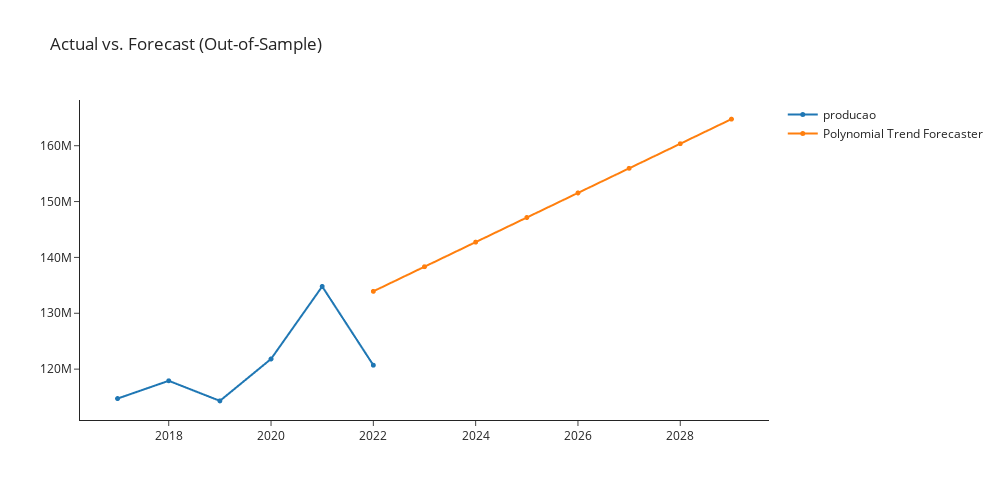

Notebook cell for this chart:
### Markdown cell above
## ets

### Code cell
ets = exp.create_model('ets')
exp.plot_model(plot = 'decomp', 
               data_kwargs = {'type' : 'multiplicative'},
               fig_kwargs = {"height":500,"width":1000,"template": "simple_white","hoverinfo":"none","big_data_threshold":10})
exp.plot_model(estimator = ets, 
               plot = 'forecast', 
               data_kwargs = {'fh' : 8},
               fig_kwargs = {"height":500,"width":1000,"template": "simple_white","hoverinfo":"none","big_data_threshold":10})

### Figure 1 — Plotly figure (JSON) as saved in the notebook; plotly's stock layout.template omitted (floating-point values rounded to 4 significant figures)
{"data": [{"hoverinfo": "none", "line": {"width": 2}, "marker": {"size": 5}, "mode": "lines+markers", "name": "producao", "type": "scattergl", "x": [2017, 2018, 2019, 2020, 2021, 2022, 2023, 2024, 2025, 2026, 2027, 2028, 2029], "xaxis": "x", "y": [114732101, 117912450, 114316829, 121820949, 134799179, 120701031, null, null, null, null, null, null, null], "yaxis": "y"}, {"hoverinfo": "none", "line": {"width": 2}, "marker": {"size": 5}, "mode": "lines+markers", "name": "Polynomial Trend Forecaster", "type": "scattergl", "x": [2017, 2018, 2019, 2020, 2021, 2022, 2023, 2024, 2025, 2026, 2027, 2028, 2029], "xaxis": "x", "y": [null, null, null, null, null, 133900000.0, 138300000.0, 142700000.0, 147100000.0, 151500000.0, 156000000.0, 160400000.0, 164800000.0], "yaxis": "y"}], "layout": {"autosize": false, "height": 500, "showlegend": true, "title": {"text": "Actual vs. Forecast (Out-of-Sample)"}, "width": 1000, "xaxis": {"anchor": "y", "domain": [0, 1]}, "yaxis": {"anchor": "x", "domain": [0, 1]}}}
